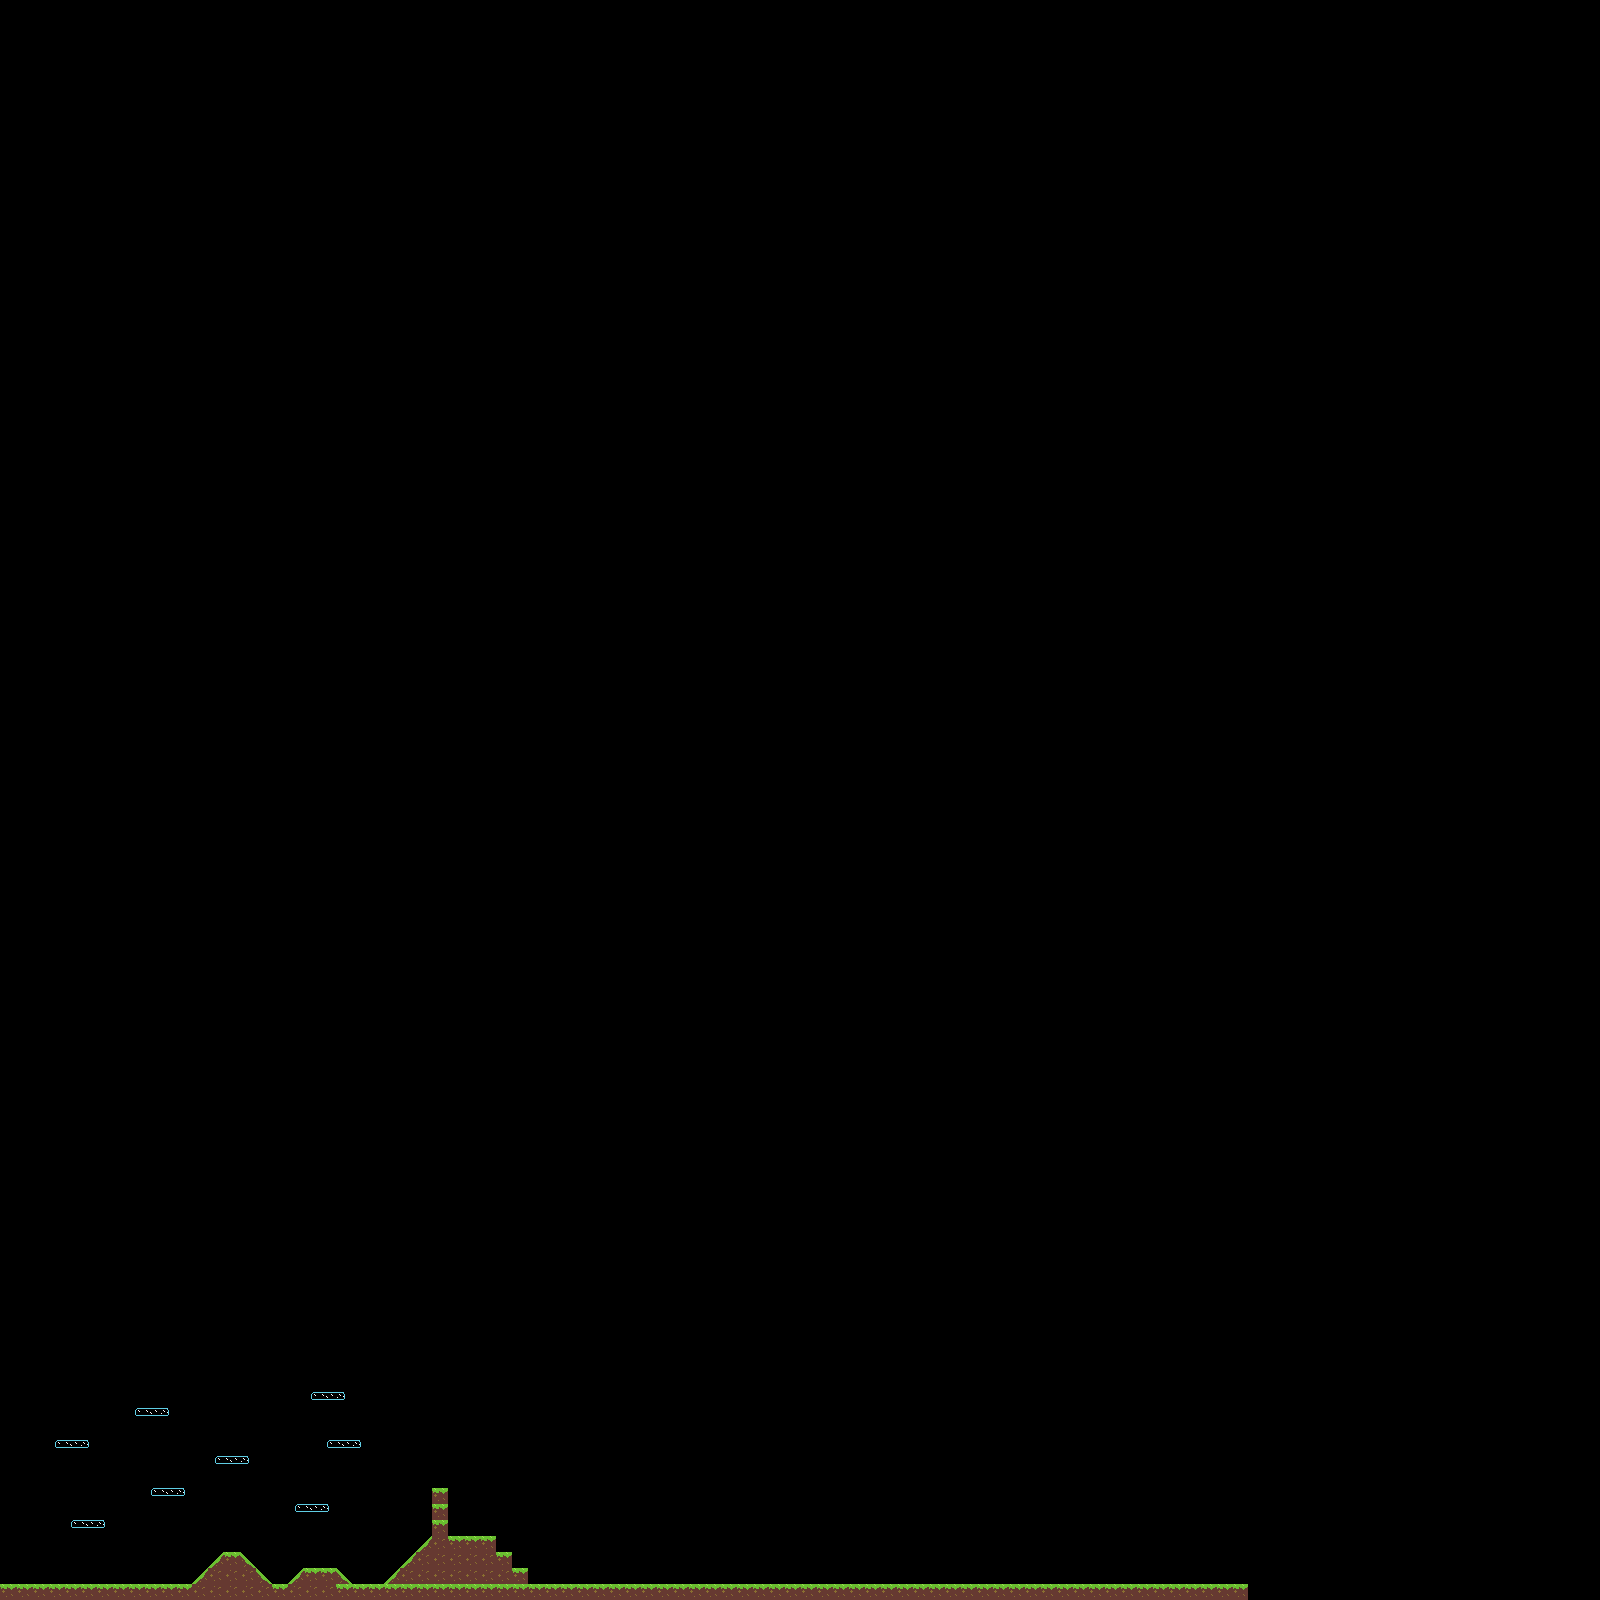

A 2D game scene composited from a Tiled map and its tileset images. What follows is a short description and the map's XML, with each tile layer's data collapsed to a summary:
An orthogonal 100x100 tile map with 16x16 px tiles, 2 tile layers (Platforms, Ground), 1 hidden layer not drawn and 2 objects (Spawn, EnemySpawn).

<map version="1.0" orientation="orthogonal" renderorder="left-up" width="100" height="100" tilewidth="16" tileheight="16" nextobjectid="11">
 <tileset firstgid="1" name="TestingSpriteSheet" tilewidth="16" tileheight="16" tilecount="100" columns="10">
  <image source="TestingSpriteSheet.png" trans="ff00ff" width="160" height="160" />
  <tile id="0">
   <properties>
    <property name="nez:isSlope" type="bool" value="true" />
    <property name="nez:slopeTopLeft" type="int" value="15" />
    <property name="nez:slopeTopRight" type="int" value="0" />
   </properties>
  </tile>
  <tile id="2">
   <properties>
    <property name="nez:isSlope" type="bool" value="true" />
    <property name="nez:slopeTopLeft" type="int" value="0" />
    <property name="nez:slopeTopRight" type="int" value="15" />
   </properties>
  </tile>
  <tile id="3">
   <properties>
    <property name="nez:isDestructable" type="bool" value="true" />
    <property name="nez:isOneWayPlatform" type="bool" value="true" />
   </properties>
  </tile>
  <tile id="13">
   <properties>
    <property name="nez:isDestructable" type="bool" value="true" />
    <property name="nez:isOneWayPlatform" type="bool" value="true" />
   </properties>
  </tile>
  <tile id="14">
   <properties>
    <property name="nez:isDestructable" type="bool" value="true" />
    <property name="nez:isOneWayPlatform" type="bool" value="true" />
   </properties>
  </tile>
  <tile id="15">
   <properties>
    <property name="nez:isDestructable" type="bool" value="true" />
    <property name="nez:isOneWayPlatform" type="bool" value="true" />
   </properties>
  </tile>
 </tileset>
 <objectgroup name="SpawnPoint">
  <object id="1" name="Spawn" x="623.333" y="1534" width="13" height="15" />
  <object id="10" name="EnemySpawn" x="739" y="1553" width="10" height="13" />
 </objectgroup>
 <layer name="Decorations" width="100" height="100" visible="0">
  <data>[10000 cells, 30 non-empty, 12 distinct tile ids]</data>
 </layer>
 <layer name="Platforms" width="100" height="100">
  <data>[10000 cells, 0 non-empty, 0 distinct tile ids]</data>
 </layer>
 <layer name="Ground" width="100" height="100">
  <data>[10000 cells, 138 non-empty, 7 distinct tile ids]</data>
 </layer>
</map>
